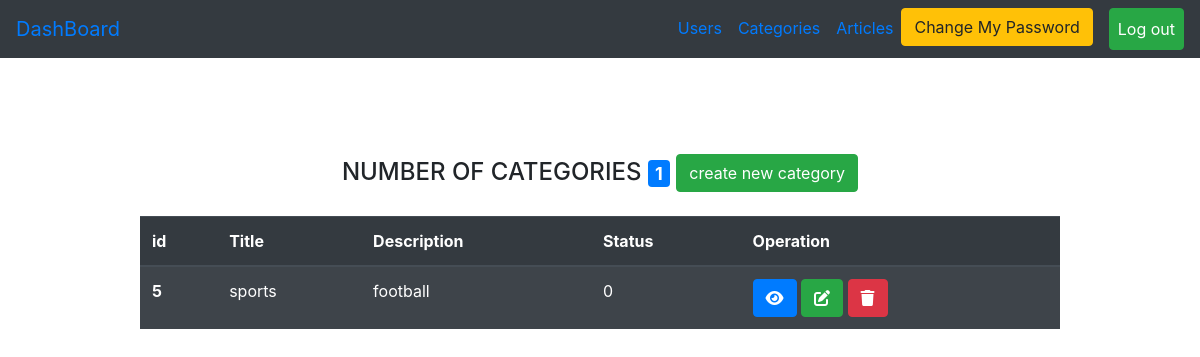
The app's page /Admin/categories.php (signed in) with its own data.
### tables this page shows
CREATE TABLE `categories` (
  `category_id` int(11) NOT NULL,
  `title` varchar(255) NOT NULL,
  `description` varchar(255) NOT NULL,
  `status` enum('0','1') DEFAULT '1',
  `created_at` timestamp NULL DEFAULT NULL,
  `updated_at` timestamp NULL DEFAULT NULL
);

### Admin/categories.php (the view, shortened to what this page needs)
<?php
include("initials.php");
if (isset($_SESSION['login'])) {
    $page = "All";
    if ($page == "All") {
        $statment = $connect->prepare("select * from categories");
        $statment->execute();
        $usercount = $statment->rowcount();
        $result = $statment->fetchall();
?>
        <div class="container mt-5 ">
            <div class="row">
                <div class="col-md-10 m-auto pt-5">
                    <div>
                        <h4 class="text-center mb-4">NUMBER OF CATEGORIES
                            <span class="badge badge-primary"><?php echo $usercount ?></span>
                            <a href="?page=create" class="btn btn-success">create new category</a>
                        </h4>
                        <table class="table table-striped table-dark ">
                            <thead>
                                <tr>
                                    <th scope="col">id</th>
                                    <th scope="col">Title</th>
                                    <th scope="col">Description</th>
                                    <th scope="col">Status</th>
                                    <th scope="col">Operation</th>
                                </tr>
                            </thead>
                            <tbody>
                                <?php
                                foreach ($result as $item) {
                                ?>
                                    <tr>
                                        <th scope="row"><?php echo $item['category_id'] ?></th>
                                        <td><?php echo $item['title'] ?></td>
                                        <td><?php echo $item['description'] ?></td>
                                        <td><?php echo $item['status'] ?></td>
                                        <td>
                                            <a href="?page=show&category_id=<?php echo $item['category_id'] ?>" class="btn btn-primary"><i class="fa-solid fa-eye"></i></a>
                                            <a href="?page=edit&category_id=<?php echo $item['category_id'] ?>" class="btn btn-success"><i class="fa-solid fa-pen-to-square"></i></a>
                                            <a href="?page=delete&category_id=<?php echo $item['category_id'] ?>" class="btn btn-danger"><i class="fa-solid fa-trash"></i></a>
                                        </td>
                                    </tr>
                                <?php
                                }
                                ?>
                            </tbody>
                        </table>
                    </div>
                </div>
            </div>
        </div>
    <?php
    } else if ($page == "show") {
        if (isset($_GET['category_id'])) {
            $category_id = $_GET['category_id'];
        }
        $statment = $connect->prepare("select * from categories where category_id =?");
        $statment->execute(array($category_id));
        $item = $statment->fetch();
    ?>
        <div class="container mt-5 pt-5">
            <div class="row">
                <div class="col-md-10 m-auto">
                    <table class="table table-striped table-dark">
                        <thead>
                            <tr>
                                <th scope="col">id</th>
                                <th scope="col">Title</th>
                                <th scope="col">Description</th>
                                <th scope="col">Status</th>
                                <th scope="col">Created_at</th>
                                <th scope="col">Updated_at</th>
                                <th scope="col">Operation</th>
                            </tr>
                        </thead>
                        <tbody>
                            <tr>
                                <th scope="row"><?php echo $item['category_id'] ?></th>
                                <td><?php echo $item['title'] ?></td>
                                <td><?php echo $item['description'] ?></td>
                                <td><?php echo $item['status'] ?></td>
                                <td><?php echo $item['created_at'] ?></td>
                                <td><?php echo $item['updated_at'] ?></td>
                                <td>
                                    <a href="categories.php" class="btn btn-success"><i class="fa-solid fa-house"></i></a>
                            </tr>
                        </tbody>
                    </table>
                </div>
            </div>
        </div>
    <?php
    } else if ($page == "delete") {
        if (isset($_GET['category_id'])) {
            $category_id = $_GET['category_id'];
        }
        $statment = $connect->prepare("delete from categories where  category_id=?");
        $statment->execute(array($category_id));
        $_SESSION['message'] = "deleted sucessfully";
        header("Location:categories.php");
    } else if ($page == "create") {
    ?>
        <div class="container mt-5">
            <div class="row">
                <div class="col-md-10 m-auto">
                    <h4 class="text-center mt-4">CREATE CATEGORY PAGE</h4>
                    <form action="?page=savenew" method="post">
                        <label>TITLE</label>
                        <input type="text" name="title" class="form-control mb-4">
                        <label>DESCRIPTION</label>
                        <input type="text" name="desc" class="form-control mb-4">
                        <label>STATUS</label>
                        <select name="status" class="form-control mb-4">
                            <option value="1">active</option>
                            <option value="0">block</option>
                        </select>
                        <input type="submit" class="form-control  btn btn-success" value="CREATE NEW CATEGORY">
                    </form>
                </div>
            </div>
        </div>
    <?php
    } else if ($page == "savenew") {
        if ($_SERVER['REQUEST_METHOD'] == "POST") {
            $title = $_POST['title'];
            $desc = $_POST['desc'];
            $status = $_POST['status'];
        }
        try {
            $statment = $connect->prepare("insert into categories
        (title,description,`status`,created_at)
        values
        (?,?,?,now())");
            $statment->execute(array( $title, $desc, $status));
            $_SESSION['message'] = "created sucessfully";
            header("Location:categories.php");
        } catch (PDOException $e) {
            echo "<h4 class='text-center alert alert-danger'>Error IN VALUES</h4>";
            header("Refresh:3;url=categories.php?page=create");
        }
    } else if ($page == "edit") {
        if (isset($_GET['category_id'])) {
            $category_id = $_GET['category_id'];
        }
        $statment = $connect->prepare("select * from categories where category_id=?");
        $statment->execute(array($category_id));
        $item = $statment->fetch();
    ?>
        <div class="container mt-5">
            <div class="row">
                <div class="col-md-10 m-auto">
                    <h4 class="text-center mt-4">UPDATE CATEGORY PAGE</h4>
                    <form action="?page=saveupdate" method="post">
                        <input type="hidden" name="oldid" value="<?php echo $item['category_id'] ?>" class="form-control mb-4">
                        <label>TITLE</label>
                        <input type="text" name="title" value="<?php echo $item['title'] ?>" class="form-control mb-4">
                        <label>DESCRIPTION</label>
                        <input type="text" name="desc" value="<?php echo $item['description'] ?>" class="form-control mb-4">
                        <label>STATUS</label>
                        <select name="status" class="form-control mb-4">
                            <?php
                            if ($item['status'] == "1") {
                                echo '<option value="1" selected>active</option>';
                                echo  '<option value="0">block</option>';
                            } else {
                                echo '<option value="1" >active</option>';
                                echo  '<option value="0" selected>block</option>';
                            }
                            ?>
                        </select>
                        <input type="submit" class="form-control  btn btn-success" value="UPDATE CATEGORY">
                    </form>
                </div>
            </div>
        </div>
    <?php
    } else if ($page == "saveupdate") {
        if ($_SERVER['REQUEST_METHOD'] == "POST") {
            $oldid = $_POST['oldid'];
            $title = $_POST['title'];
            $desc = $_POST['desc'];
            $status = $_POST['status'];
        }
        try {
            $statment = $connect->prepare("UPDATE categories
        SET title=?,description=?,`status`=?,updated_at=now()
        WHERE category_id=?");
            $statment->execute(array( $title, $desc, $status, $oldid));
            $_SESSION['message'] = "UPDATED SUCESSFULLY";
            header("Location:categories.php");
        } catch (PDOException $e) {
            echo "<h4 class='text-center alert alert-danger'>DUPLICATED IN VALUES</h4>";
            header("Refresh:3;url=categories.php?page=edit&category_id=$oldid");
        }
    }
    ?>
<?php
} else {
    $_SESSION['message'] = "Please Login First";
    header("Location:../login.php");
}
include("Includes/temp/footer.php");
?>

### records on screen
categories: category_id "5", title "sports", description "football", status "0"

### other values on screen
$usercount "1"
